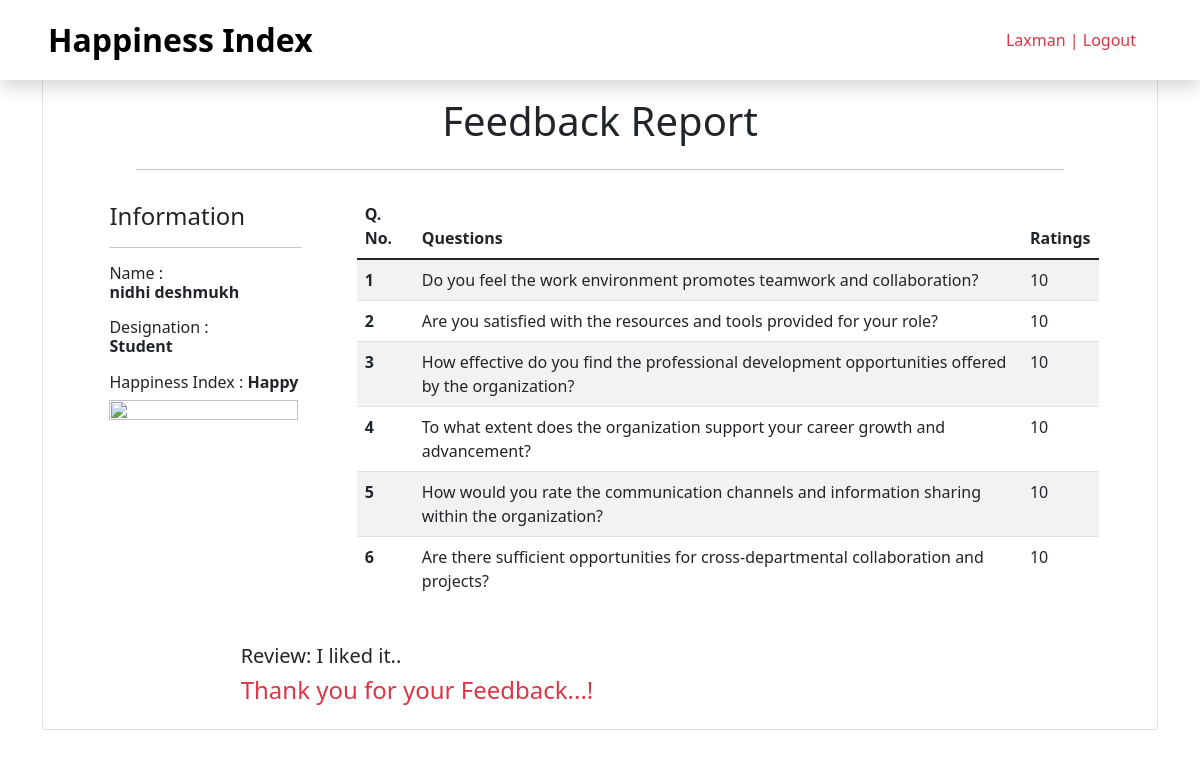
Screenshot of /report (signed in) with the database file from the repository.
### app/models.py (models this page shows, shortened)
class feedback(models.Model):
    username = models.CharField(max_length= 70)
    name = models.CharField(max_length= 70)
    designation = models.CharField(max_length= 70)
    q1 = models.CharField(max_length= 50)
    q2 = models.CharField(max_length= 50)
    q3 = models.CharField(max_length= 50)
    q4 = models.CharField(max_length= 50)
    q5 = models.CharField(max_length= 50)
    q6 = models.CharField(max_length= 50)
    q7 = models.CharField(max_length= 50)
    q8 = models.CharField(max_length= 50)
    q9 = models.CharField(max_length= 50)
    q10 = models.CharField(max_length= 50)
    q11 = models.CharField(max_length= 50)
    q12 = models.CharField(max_length= 50)
    q13 = models.CharField(max_length= 50)
    q14 = models.CharField(max_length= 50)
    q15 = models.CharField(max_length= 50)
    qus_pred = models.CharField(max_length= 50)
    feedback = models.CharField(max_length= 500)
    feedback_pred = models.CharField(max_length= 50)
    happiness_index = models.CharField(max_length= 50)
    date = models.DateField()

### app/views.py (the view)
# urls.py: path("report", views.report, name= "report"),
@login_required(login_url="log_in")
@cache_control(no_cache = True, must_revalidate = True, no_store = True)
def report(request):
    student = feedback.objects.last()
    context = {
        'fname': request.user.first_name,
        'lname' : request.user.last_name,
        'student' : student
    }
    return render(request, "report.html", context)

### templates/report.html (shortened to what this page needs)
{% extends 'base.html' %}
{% block body %}
{% if user.is_authenticated %}
<div class="container">
    <div class="card mb-2">
        <div class="row col-10 m-auto mt-5">
            <h1 class="text-center mt-5 mb-4">Feedback Report</h1>
            <hr>
        </div>
        <div class="row col-lg-11 m-auto mt-2" style="height:450px;">
            <div class="col-3">
                <div class="col-10 m-2 ">
                    <h4>Information</h4>
                    <hr>
                </div>
                <div class="col-10 m-2">
                    <label for="lname">
                        <h6>
                            Name : <br> <b> {{student.name}} </b>
                        </h6>
                    </label>
                </div>
                <div class="col-10 m-2">
                    <label for="lname">
                        <h6>
                            Designation : <br> <b> {{student.designation}} </b>
                        </h6>
                    </label>
                </div>
                {% if student.happiness_index == 'Happy' %}
                <div class="col-10 m-2">
                    <label for="standard">
                        <h6>Happiness Index : <b> {{student.happiness_index}} </b> </h6>
                        <img src="static/img/happy_gif.gif" style="height: fit-content;">
                    </label>
                </div>
                {% endif %}
            </div>
            <div class="col-9" style="height: 400px; overflow: auto;">
                <table class="table table-striped">
                    <thead>
                        <tr>
                            <th scope="col">Q. No.</th>
                            <th scope="col">Questions</th>
                            <th scope="col">Ratings</th>
                        </tr>
                    </thead>
                    {% if designation == "Staff" %}
                    <tbody>
                        <tr>
                            <th scope="row">1</th>
                            <td>Do you feel the work environment promotes collaboration among teachers?</td>
                            <td>{{student.q1}}</td>
                        </tr>
                        <tr>
                            <th scope="row">2</th>
                            <td>Are you satisfied with the resources and facilities provided for teaching?</td>
                            <td>{{student.q2}}</td>
                        </tr>
                        <tr>
                            <th scope="row">3</th>
                            <td>How effective do you find the professional development opportunities offered by the organization?</td>
                            <td>{{student.q3}}</td>
                        </tr>
                        <tr>
                            <th scope="row">4</th>
                            <td>To what extent does the organization support your career growth and advancement?</td>
                            <td>{{student.q4}}</td>
                        </tr>
                        <tr>
                            <th scope="row">5</th>
                            <td>How would you rate the communication and feedback channels within the organization?</td>
                            <td>{{student.q5}}</td>
                        </tr>
                        <tr>
                            <th scope="row">6</th>
                            <td>Are there sufficient opportunities for collaboration with other departments or educators?</td>
                            <td>{{student.q6}}</td>
                        </tr>
                        <tr>
                            <th scope="row">7</th>
                            <td>How would you rate the support provided for maintaining a healthy work-life balance?</td>
                            <td>{{student.q7}}</td>
                        </tr>
                        <tr>
                            <th scope="row">8</th>
                            <td>On a scale of 1-10, how effective is the organization in addressing teacher concerns and grievances?</td>
                            <td>{{student.q8}}</td>
                        </tr>
                        <tr>
                            <th scope="row">9</th>
                            <td>How well do you feel supported in implementing innovative teaching methods?</td>
                            <td>{{student.q9}}</td>
                        </tr>
                        <tr>
                            <th scope="row">10</th>
                            <td>How would you rate the recognition and appreciation of teacher contributions within the organization?</td>
                            <td>{{student.q10}}</td>
                        </tr>
                        <tr>
                            <th scope="row">11</th>
                            <td>How challenging do you find the teaching assignments and responsibilities?</td>
                            <td>{{student.q11}}</td>
                        </tr>
                        <tr>
                            <th scope="row">12</th>
                            <td>Do you receive adequate support and resources to address student needs and challenges?</td>
                            <td>{{student.q12}}</td>
                        </tr>
                        <tr>
                            <th scope="row">13</th>
                            <td>How would you rate the alignment of curriculum with educational goals and standards?</td>
                            <td>{{student.q13}}</td>
                        </tr>
                        <tr>
                            <th scope="row">14</th>
                            <td>To what extent do you feel encouraged to engage in professional development activities?</td>
                            <td>{{student.q14}}</td>
                        </tr>
                        <tr>
                            <th scope="row">15</th>
                            <td>How effective is the organization in providing necessary support and resources for special projects or initiatives?</td>
                            <td>{{student.q15}}</td>
                        </tr>
                    </tbody>
                    {% else %}
                    <tbody>
                        <tr>
                            <th scope="row">1</th>
                            <td>Do you feel the work environment promotes teamwork and collaboration?</td>
                            <td>{{student.q1}}</td>
                        </tr>
                        <tr>
                            <th scope="row">2</th>
                            <td>Are you satisfied with the resources and tools provided for your role?</td>
                            <td>{{student.q2}}</td>
                        </tr>
                        <tr>
                            <th scope="row">3</th>
                            <td>How effective do you find the professional development opportunities offered by the organization?</td>
                            <td>{{student.q3}}</td>
                        </tr>
                        <tr>
                            <th scope="row">4</th>
                            <td>To what extent does the organization support your career growth and advancement?</td>
                            <td>{{student.q4}}</td>
                        </tr>
                        <tr>
                            <th scope="row">5</th>
                            <td>How would you rate the communication channels and information sharing within the organization?</td>
                            <td>{{student.q5}}</td>
                        </tr>
                        <tr>
                            <th scope="row">6</th>
                            <td>Are there sufficient opportunities for cross-departmental collaboration and projects?</td>
                            <td>{{student.q6}}</td>
                        </tr>
                    </tbody>
                    {% endif %}
                </table>
            </div>
        </div>
        <div class="row col-8 m-auto mb-3">
            <h5>Review: {{student.feedback}}</h5>
            <h4 class="text-danger"> Thank you for your Feedback...!</h4>
        </div>
    </div>
</div>
{% endif %}
{% endblock body %}

### templates/base.html (shortened to what this page needs)
<!DOCTYPE html>
<html lang="en">
<head>
  <link href="https://cdn.jsdelivr.net/npm/bootstrap@5.1.3/dist/css/bootstrap.min.css" rel="stylesheet"
>
  <link rel="stylesheet" href="static/css/style.css" />
</head>
<body>
  <nav class="d-flex align-items-center position-fixed px-5 py-3 shadow">
    <a class="text-decoration-none text-black fs-2"> <b> Happiness Index </b></a>
    <div class="d-flex ms-auto gap-3">
      {% if user.is_authenticated %}
        {% if user.username == "admin@gmail.com" %}
        <a class="nav-link btn btn-primary text-white" href="all_report">All Reports</a>
        <a class="nav-link text-danger" href="log_out">{{fname}} | Logout</a>
        {% else %}
        <a class="nav-link text-danger" href="log_out">{{fname}} | Logout</a>
        {% endif %}
      {% else %}
      <a class="nav-link active " aria-current="page" href="/">Home</a>
      <a class="nav-link" href="log_in">Login</a>
      <a class="nav-link" href="register">Register</a>
      {% endif %}
    </div>
  </nav>
    {% block body %}
    {% endblock body %}
</body>
</html>

### static/css/style.css (style rules this page uses)
* { padding: 0; margin: 0; box-sizing: border-box; }
nav { width: 100%; z-index: 99; background-color: white; }
img { height: 100vh; width: 100%; }

### rows the page displays
feedback: name "nidhi deshmukh", designation "Student", happiness_index "Happy", q1 "10", q2 "10", q3 "10", q4 "10", q5 "10", q6 "10", feedback "I liked it.."

### other values shown
{{ fname }} "Laxman"
